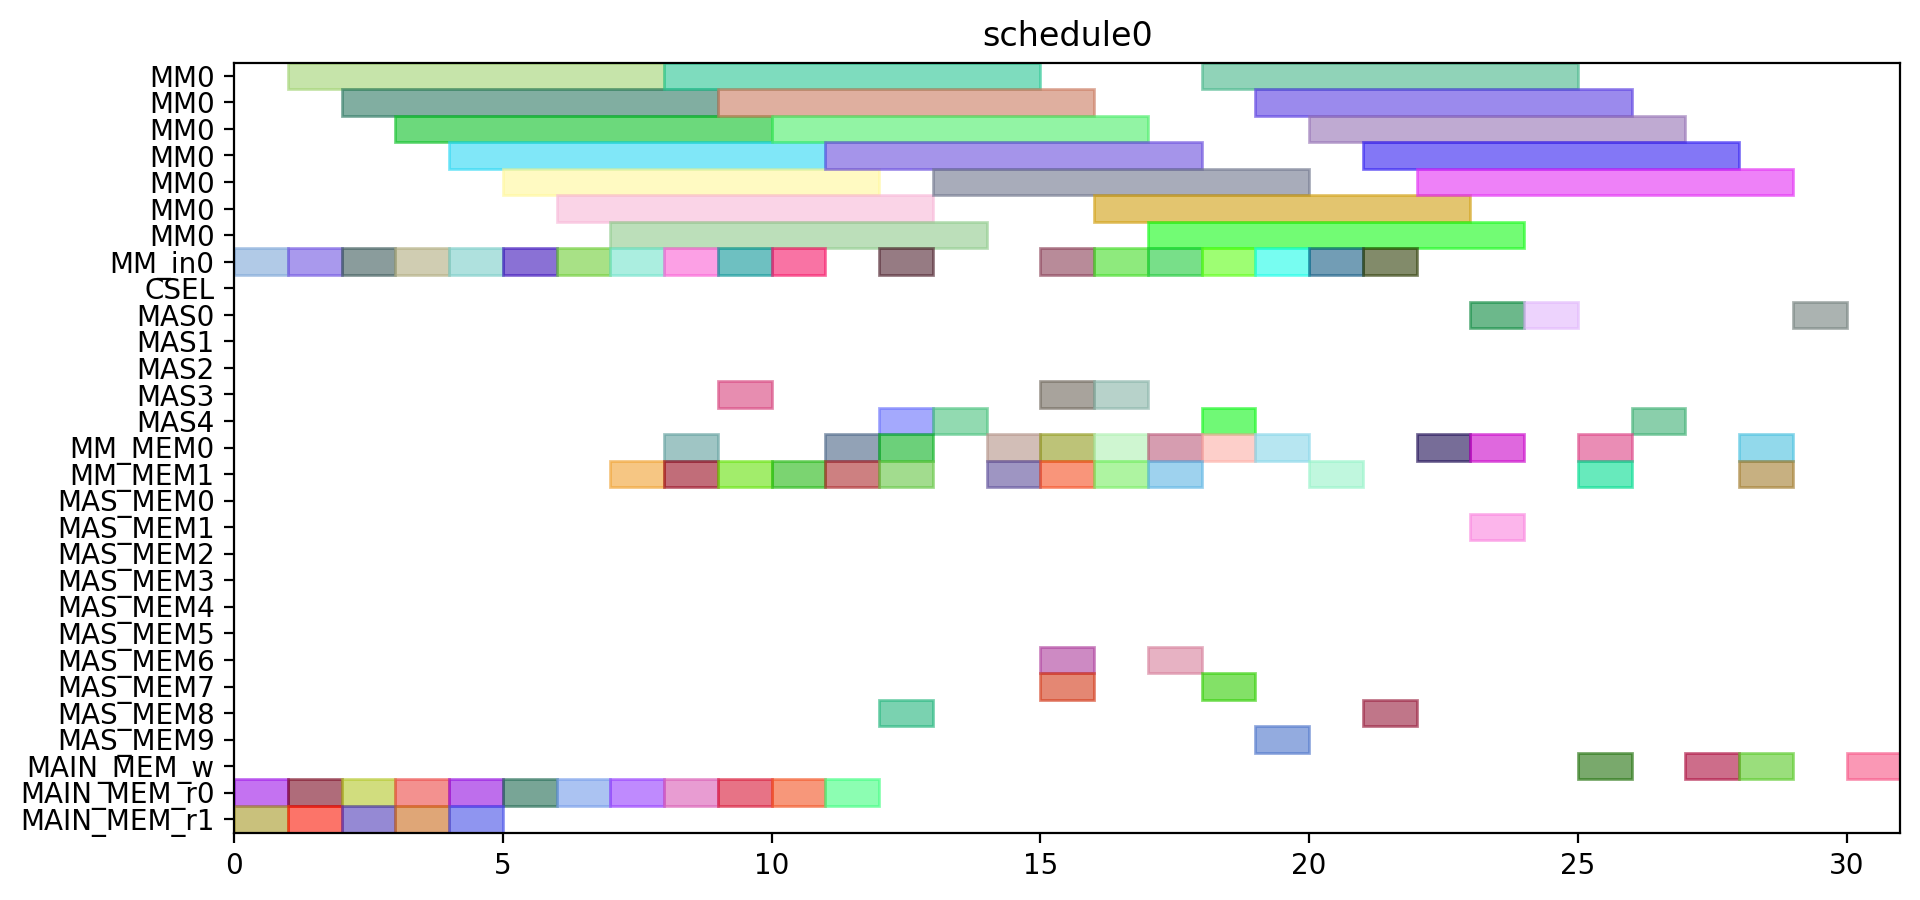

Write Python code to recreate this figure.
from pyschedule import Scenario, solvers, plotters, alt


def solve():
	horizon = 90
	S = Scenario("schedule0", horizon=horizon)

	# resource
	MM = S.Resources('MM', num=1, size=7)
	MM_in = S.Resources('MM_in', num=1)
	CSEL = S.Resource('CSEL')
	MAS = S.Resources('MAS', num=5, size=1, periods=range(1, horizon))
	MM_MEM = S.Resources('MM_MEM', num=2)
	MAS_MEM = S.Resources('MAS_MEM', num=10)
	MAIN_MEM_w = S.Resource('MAIN_MEM_w', size=1)
	MAIN_MEM_r = S.Resources('MAIN_MEM_r', num=2)

	# result of previous scheduling

	# new tasks
	T1_in = S.Task('T1_in', length=1, delay_cost=1)
	T1_in += alt(MM_in)
	T1 = S.Task('T1', length=7, delay_cost=1)
	T1 += alt(MM)
	S += T1>=T1_in

	T1_mem0 = S.Task('T1_mem0', length=1, delay_cost=1)
	T1_mem0 += MAIN_MEM_r[0]
	T2_in = S.Task('T2_in', length=1, delay_cost=1)
	T2_in += alt(MM_in)
	T2 = S.Task('T2', length=7, delay_cost=1)
	T2 += alt(MM)
	S += T2>=T2_in

	T2_mem0 = S.Task('T2_mem0', length=1, delay_cost=1)
	T2_mem0 += MAIN_MEM_r[0]
	T2_mem1 = S.Task('T2_mem1', length=1, delay_cost=1)
	T2_mem1 += MAIN_MEM_r[1]
	T3_in = S.Task('T3_in', length=1, delay_cost=1)
	T3_in += alt(MM_in)
	T3 = S.Task('T3', length=7, delay_cost=1)
	T3 += alt(MM)
	S += T3>=T3_in

	T3_mem0 = S.Task('T3_mem0', length=1, delay_cost=1)
	T3_mem0 += MAIN_MEM_r[0]
	T3_mem1 = S.Task('T3_mem1', length=1, delay_cost=1)
	T3_mem1 += MAIN_MEM_r[1]
	T4_in = S.Task('T4_in', length=1, delay_cost=1)
	T4_in += alt(MM_in)
	T4 = S.Task('T4', length=7, delay_cost=1)
	T4 += alt(MM)
	S += T4>=T4_in

	T4_mem0 = S.Task('T4_mem0', length=1, delay_cost=1)
	T4_mem0 += MAIN_MEM_r[0]
	T4_mem1 = S.Task('T4_mem1', length=1, delay_cost=1)
	T4_mem1 += MAIN_MEM_r[1]
	T5_in = S.Task('T5_in', length=1, delay_cost=1)
	T5_in += alt(MM_in)
	T5 = S.Task('T5', length=7, delay_cost=1)
	T5 += alt(MM)
	S += T5>=T5_in

	T5_mem0 = S.Task('T5_mem0', length=1, delay_cost=1)
	T5_mem0 += MAIN_MEM_r[0]
	T6_in = S.Task('T6_in', length=1, delay_cost=1)
	T6_in += alt(MM_in)
	T6 = S.Task('T6', length=7, delay_cost=1)
	T6 += alt(MM)
	S += T6>=T6_in

	T6_mem0 = S.Task('T6_mem0', length=1, delay_cost=1)
	T6_mem0 += MAIN_MEM_r[0]
	T6_mem1 = S.Task('T6_mem1', length=1, delay_cost=1)
	T6_mem1 += MAIN_MEM_r[1]
	T7_in = S.Task('T7_in', length=1, delay_cost=1)
	T7_in += alt(MM_in)
	T7 = S.Task('T7', length=7, delay_cost=1)
	T7 += alt(MM)
	S += T7>=T7_in

	T7_mem0 = S.Task('T7_mem0', length=1, delay_cost=1)
	T7_mem0 += MAIN_MEM_r[0]
	T7_mem1 = S.Task('T7_mem1', length=1, delay_cost=1)
	T7_mem1 += MAIN_MEM_r[1]
	T8_in = S.Task('T8_in', length=1, delay_cost=1)
	T8_in += alt(MM_in)
	T8 = S.Task('T8', length=7, delay_cost=1)
	T8 += alt(MM)
	S += T8>=T8_in

	T8_mem0 = S.Task('T8_mem0', length=1, delay_cost=1)
	T8_mem0 += MAIN_MEM_r[0]
	T8_mem1 = S.Task('T8_mem1', length=1, delay_cost=1)
	T8_mem1 += alt(MM_MEM)
	S += (T1*MM[0])-1 < T8_mem1*MM_MEM[1]
	S += T8_mem1 <= T8

	T9_in = S.Task('T9_in', length=1, delay_cost=1)
	T9_in += alt(MM_in)
	T9 = S.Task('T9', length=7, delay_cost=1)
	T9 += alt(MM)
	S += T9>=T9_in

	T9_mem0 = S.Task('T9_mem0', length=1, delay_cost=1)
	T9_mem0 += MAIN_MEM_r[0]
	T9_mem1 = S.Task('T9_mem1', length=1, delay_cost=1)
	T9_mem1 += alt(MM_MEM)
	S += (T1*MM[0])-1 < T9_mem1*MM_MEM[1]
	S += T9_mem1 <= T9

	T10_in = S.Task('T10_in', length=1, delay_cost=1)
	T10_in += alt(MM_in)
	T10 = S.Task('T10', length=7, delay_cost=1)
	T10 += alt(MM)
	S += T10>=T10_in

	T10_mem0 = S.Task('T10_mem0', length=1, delay_cost=1)
	T10_mem0 += MAIN_MEM_r[0]
	T10_mem1 = S.Task('T10_mem1', length=1, delay_cost=1)
	T10_mem1 += alt(MM_MEM)
	S += (T3*MM[0])-1 < T10_mem1*MM_MEM[1]
	S += T10_mem1 <= T10

	T11_in = S.Task('T11_in', length=1, delay_cost=1)
	T11_in += alt(MM_in)
	T11 = S.Task('T11', length=7, delay_cost=1)
	T11 += alt(MM)
	S += T11>=T11_in

	T11_mem0 = S.Task('T11_mem0', length=1, delay_cost=1)
	T11_mem0 += MAIN_MEM_r[0]
	T11_mem1 = S.Task('T11_mem1', length=1, delay_cost=1)
	T11_mem1 += alt(MM_MEM)
	S += (T3*MM[0])-1 < T11_mem1*MM_MEM[1]
	S += T11_mem1 <= T11

	T12 = S.Task('T12', length=1, delay_cost=1)
	T12 += alt(MAS)

	T12_mem0 = S.Task('T12_mem0', length=1, delay_cost=1)
	T12_mem0 += alt(MM_MEM)
	S += (T4*MM[0])-1 < T12_mem0*MM_MEM[0]
	S += T12_mem0 <= T12

	T12_mem1 = S.Task('T12_mem1', length=1, delay_cost=1)
	T12_mem1 += alt(MM_MEM)
	S += (T2*MM[0])-1 < T12_mem1*MM_MEM[1]
	S += T12_mem1 <= T12

	T13 = S.Task('T13', length=1, delay_cost=1)
	T13 += alt(MAS)

	T13_mem0 = S.Task('T13_mem0', length=1, delay_cost=1)
	T13_mem0 += alt(MM_MEM)
	S += (T4*MM[0])-1 < T13_mem0*MM_MEM[0]
	S += T13_mem0 <= T13

	T13_mem1 = S.Task('T13_mem1', length=1, delay_cost=1)
	T13_mem1 += alt(MM_MEM)
	S += (T2*MM[0])-1 < T13_mem1*MM_MEM[1]
	S += T13_mem1 <= T13

	T15 = S.Task('T15', length=1, delay_cost=1)
	T15 += alt(MAS)

	T15_mem0 = S.Task('T15_mem0', length=1, delay_cost=1)
	T15_mem0 += alt(MM_MEM)
	S += (T7*MM[0])-1 < T15_mem0*MM_MEM[0]
	S += T15_mem0 <= T15

	T14_in = S.Task('T14_in', length=1, delay_cost=1)
	T14_in += alt(MM_in)
	T14 = S.Task('T14', length=7, delay_cost=1)
	T14 += alt(MM)
	S += T14>=T14_in

	T14_mem0 = S.Task('T14_mem0', length=1, delay_cost=1)
	T14_mem0 += alt(MAS_MEM)
	S += (T13*MAS[0])-1 < T14_mem0*MAS_MEM[0]
	S += (T13*MAS[1])-1 < T14_mem0*MAS_MEM[2]
	S += (T13*MAS[2])-1 < T14_mem0*MAS_MEM[4]
	S += (T13*MAS[3])-1 < T14_mem0*MAS_MEM[6]
	S += (T13*MAS[4])-1 < T14_mem0*MAS_MEM[8]
	S += T14_mem0 <= T14

	T16_in = S.Task('T16_in', length=1, delay_cost=1)
	T16_in += alt(MM_in)
	T16 = S.Task('T16', length=7, delay_cost=1)
	T16 += alt(MM)
	S += T16>=T16_in

	T16_mem0 = S.Task('T16_mem0', length=1, delay_cost=1)
	T16_mem0 += alt(MM_MEM)
	S += (T1*MM[0])-1 < T16_mem0*MM_MEM[0]
	S += T16_mem0 <= T16

	T16_mem1 = S.Task('T16_mem1', length=1, delay_cost=1)
	T16_mem1 += alt(MM_MEM)
	S += (T8*MM[0])-1 < T16_mem1*MM_MEM[1]
	S += T16_mem1 <= T16

	T17_in = S.Task('T17_in', length=1, delay_cost=1)
	T17_in += alt(MM_in)
	T17 = S.Task('T17', length=7, delay_cost=1)
	T17 += alt(MM)
	S += T17>=T17_in

	T17_mem0 = S.Task('T17_mem0', length=1, delay_cost=1)
	T17_mem0 += alt(MM_MEM)
	S += (T8*MM[0])-1 < T17_mem0*MM_MEM[0]
	S += T17_mem0 <= T17

	T17_mem1 = S.Task('T17_mem1', length=1, delay_cost=1)
	T17_mem1 += alt(MAS_MEM)
	S += (T15*MAS[0])-1 < T17_mem1*MAS_MEM[1]
	S += (T15*MAS[1])-1 < T17_mem1*MAS_MEM[3]
	S += (T15*MAS[2])-1 < T17_mem1*MAS_MEM[5]
	S += (T15*MAS[3])-1 < T17_mem1*MAS_MEM[7]
	S += (T15*MAS[4])-1 < T17_mem1*MAS_MEM[9]
	S += T17_mem1 <= T17

	T18 = S.Task('T18', length=1, delay_cost=1)
	T18 += alt(MAS)

	T18_mem0 = S.Task('T18_mem0', length=1, delay_cost=1)
	T18_mem0 += alt(MM_MEM)
	S += (T5*MM[0])-1 < T18_mem0*MM_MEM[0]
	S += T18_mem0 <= T18

	T18_mem1 = S.Task('T18_mem1', length=1, delay_cost=1)
	T18_mem1 += alt(MM_MEM)
	S += (T9*MM[0])-1 < T18_mem1*MM_MEM[1]
	S += T18_mem1 <= T18

	T19 = S.Task('T19', length=1, delay_cost=1)
	T19 += alt(MAS)

	T19_mem0 = S.Task('T19_mem0', length=1, delay_cost=1)
	T19_mem0 += alt(MM_MEM)
	S += (T5*MM[0])-1 < T19_mem0*MM_MEM[0]
	S += T19_mem0 <= T19

	T19_mem1 = S.Task('T19_mem1', length=1, delay_cost=1)
	T19_mem1 += alt(MM_MEM)
	S += (T9*MM[0])-1 < T19_mem1*MM_MEM[1]
	S += T19_mem1 <= T19

	T21 = S.Task('T21', length=1, delay_cost=1)
	T21 += alt(MAS)

	T21_mem0 = S.Task('T21_mem0', length=1, delay_cost=1)
	T21_mem0 += alt(MM_MEM)
	S += (T6*MM[0])-1 < T21_mem0*MM_MEM[0]
	S += T21_mem0 <= T21

	T21_mem1 = S.Task('T21_mem1', length=1, delay_cost=1)
	T21_mem1 += alt(MM_MEM)
	S += (T10*MM[0])-1 < T21_mem1*MM_MEM[1]
	S += T21_mem1 <= T21

	T24_in = S.Task('T24_in', length=1, delay_cost=1)
	T24_in += alt(MM_in)
	T24 = S.Task('T24', length=7, delay_cost=1)
	T24 += alt(MM)
	S += T24>=T24_in

	T24_mem0 = S.Task('T24_mem0', length=1, delay_cost=1)
	T24_mem0 += alt(MM_MEM)
	S += (T11*MM[0])-1 < T24_mem0*MM_MEM[0]
	S += T24_mem0 <= T24

	T24_mem1 = S.Task('T24_mem1', length=1, delay_cost=1)
	T24_mem1 += alt(MAS_MEM)
	S += (T12*MAS[0])-1 < T24_mem1*MAS_MEM[1]
	S += (T12*MAS[1])-1 < T24_mem1*MAS_MEM[3]
	S += (T12*MAS[2])-1 < T24_mem1*MAS_MEM[5]
	S += (T12*MAS[3])-1 < T24_mem1*MAS_MEM[7]
	S += (T12*MAS[4])-1 < T24_mem1*MAS_MEM[9]
	S += T24_mem1 <= T24

	T20_in = S.Task('T20_in', length=1, delay_cost=1)
	T20_in += alt(MM_in)
	T20 = S.Task('T20', length=7, delay_cost=1)
	T20 += alt(MM)
	S += T20>=T20_in

	T20_mem0 = S.Task('T20_mem0', length=1, delay_cost=1)
	T20_mem0 += alt(MAS_MEM)
	S += (T15*MAS[0])-1 < T20_mem0*MAS_MEM[0]
	S += (T15*MAS[1])-1 < T20_mem0*MAS_MEM[2]
	S += (T15*MAS[2])-1 < T20_mem0*MAS_MEM[4]
	S += (T15*MAS[3])-1 < T20_mem0*MAS_MEM[6]
	S += (T15*MAS[4])-1 < T20_mem0*MAS_MEM[8]
	S += T20_mem0 <= T20

	T20_mem1 = S.Task('T20_mem1', length=1, delay_cost=1)
	T20_mem1 += alt(MAS_MEM)
	S += (T18*MAS[0])-1 < T20_mem1*MAS_MEM[1]
	S += (T18*MAS[1])-1 < T20_mem1*MAS_MEM[3]
	S += (T18*MAS[2])-1 < T20_mem1*MAS_MEM[5]
	S += (T18*MAS[3])-1 < T20_mem1*MAS_MEM[7]
	S += (T18*MAS[4])-1 < T20_mem1*MAS_MEM[9]
	S += T20_mem1 <= T20

	T22_in = S.Task('T22_in', length=1, delay_cost=1)
	T22_in += alt(MM_in)
	T22 = S.Task('T22', length=7, delay_cost=1)
	T22 += alt(MM)
	S += T22>=T22_in

	T22_mem0 = S.Task('T22_mem0', length=1, delay_cost=1)
	T22_mem0 += alt(MAS_MEM)
	S += (T21*MAS[0])-1 < T22_mem0*MAS_MEM[0]
	S += (T21*MAS[1])-1 < T22_mem0*MAS_MEM[2]
	S += (T21*MAS[2])-1 < T22_mem0*MAS_MEM[4]
	S += (T21*MAS[3])-1 < T22_mem0*MAS_MEM[6]
	S += (T21*MAS[4])-1 < T22_mem0*MAS_MEM[8]
	S += T22_mem0 <= T22

	T23_in = S.Task('T23_in', length=1, delay_cost=1)
	T23_in += alt(MM_in)
	T23 = S.Task('T23', length=7, delay_cost=1)
	T23 += alt(MM)
	S += T23>=T23_in

	T23_mem0 = S.Task('T23_mem0', length=1, delay_cost=1)
	T23_mem0 += alt(MAS_MEM)
	S += (T19*MAS[0])-1 < T23_mem0*MAS_MEM[0]
	S += (T19*MAS[1])-1 < T23_mem0*MAS_MEM[2]
	S += (T19*MAS[2])-1 < T23_mem0*MAS_MEM[4]
	S += (T19*MAS[3])-1 < T23_mem0*MAS_MEM[6]
	S += (T19*MAS[4])-1 < T23_mem0*MAS_MEM[8]
	S += T23_mem0 <= T23

	Z2_new_in = S.Task('Z2_new_in', length=1, delay_cost=1)
	Z2_new_in += alt(MM_in)
	Z2_new = S.Task('Z2_new', length=7, delay_cost=1)
	Z2_new += alt(MM)
	S += Z2_new>=Z2_new_in

	S += 0<Z2_new

	Z2_new_w = S.Task('Z2_new_w', length=1, delay_cost=1)
	Z2_new_w += alt(MAIN_MEM_w)
	S += Z2_new <= Z2_new_w

	Z2_new_mem0 = S.Task('Z2_new_mem0', length=1, delay_cost=1)
	Z2_new_mem0 += MAIN_MEM_r[0]
	Z2_new_mem1 = S.Task('Z2_new_mem1', length=1, delay_cost=1)
	Z2_new_mem1 += alt(MM_MEM)
	S += (T14*MM[0])-1 < Z2_new_mem1*MM_MEM[1]
	S += Z2_new_mem1 <= Z2_new

	T25 = S.Task('T25', length=1, delay_cost=1)
	T25 += alt(MAS)

	T25_mem0 = S.Task('T25_mem0', length=1, delay_cost=1)
	T25_mem0 += alt(MM_MEM)
	S += (T20*MM[0])-1 < T25_mem0*MM_MEM[0]
	S += T25_mem0 <= T25

	X2_new = S.Task('X2_new', length=1, delay_cost=1)
	X2_new += alt(MAS)

	S += 0<X2_new

	X2_new_w = S.Task('X2_new_w', length=1, delay_cost=1)
	X2_new_w += alt(MAIN_MEM_w)
	S += X2_new <= X2_new_w

	X2_new_mem0 = S.Task('X2_new_mem0', length=1, delay_cost=1)
	X2_new_mem0 += alt(MM_MEM)
	S += (T22*MM[0])-1 < X2_new_mem0*MM_MEM[0]
	S += X2_new_mem0 <= X2_new

	X2_new_mem1 = S.Task('X2_new_mem1', length=1, delay_cost=1)
	X2_new_mem1 += alt(MM_MEM)
	S += (T24*MM[0])-1 < X2_new_mem1*MM_MEM[1]
	S += X2_new_mem1 <= X2_new

	X1_new = S.Task('X1_new', length=1, delay_cost=1)
	X1_new += alt(MAS)

	S += 0<X1_new

	X1_new_w = S.Task('X1_new_w', length=1, delay_cost=1)
	X1_new_w += alt(MAIN_MEM_w)
	S += X1_new <= X1_new_w

	X1_new_mem0 = S.Task('X1_new_mem0', length=1, delay_cost=1)
	X1_new_mem0 += alt(MM_MEM)
	S += (T23*MM[0])-1 < X1_new_mem0*MM_MEM[0]
	S += X1_new_mem0 <= X1_new

	X1_new_mem1 = S.Task('X1_new_mem1', length=1, delay_cost=1)
	X1_new_mem1 += alt(MM_MEM)
	S += (T17*MM[0])-1 < X1_new_mem1*MM_MEM[1]
	S += X1_new_mem1 <= X1_new

	Z1_new = S.Task('Z1_new', length=1, delay_cost=1)
	Z1_new += alt(MAS)

	S += 0<Z1_new

	Z1_new_w = S.Task('Z1_new_w', length=1, delay_cost=1)
	Z1_new_w += alt(MAIN_MEM_w)
	S += Z1_new <= Z1_new_w

	Z1_new_mem0 = S.Task('Z1_new_mem0', length=1, delay_cost=1)
	Z1_new_mem0 += alt(MM_MEM)
	S += (T16*MM[0])-1 < Z1_new_mem0*MM_MEM[0]
	S += Z1_new_mem0 <= Z1_new

	Z1_new_mem1 = S.Task('Z1_new_mem1', length=1, delay_cost=1)
	Z1_new_mem1 += alt(MAS_MEM)
	S += (T25*MAS[0])-1 < Z1_new_mem1*MAS_MEM[1]
	S += (T25*MAS[1])-1 < Z1_new_mem1*MAS_MEM[3]
	S += (T25*MAS[2])-1 < Z1_new_mem1*MAS_MEM[5]
	S += (T25*MAS[3])-1 < Z1_new_mem1*MAS_MEM[7]
	S += (T25*MAS[4])-1 < Z1_new_mem1*MAS_MEM[9]
	S += Z1_new_mem1 <= Z1_new

	solvers.mip.solve(S,msg=1,kind='CPLEX',ratio_gap=1.01)

	solution = [['hoge']*len(S.solution()[1]) for i in range(len(S.solution()))]
	for i in range(len(S.solution())):
		for j in range(len(S.solution()[i])):
			solution[i][j]=str(S.solution()[i][j])
	print(solution)

	cycles = int(solution[-1][3])

	pic_file_name = "/home/mfukuda/ABE/multiRAM_multiMAS_16mux/scheduling_result/stage7MM1_stage1MAS5/ladderMul/schedule0.png"
	if(S.solution() != []):
		plotters.matplotlib.plot(S,img_filename=pic_file_name, show_task_labels=False, fig_size=(cycles*0.25+3, 5))

	return solution
